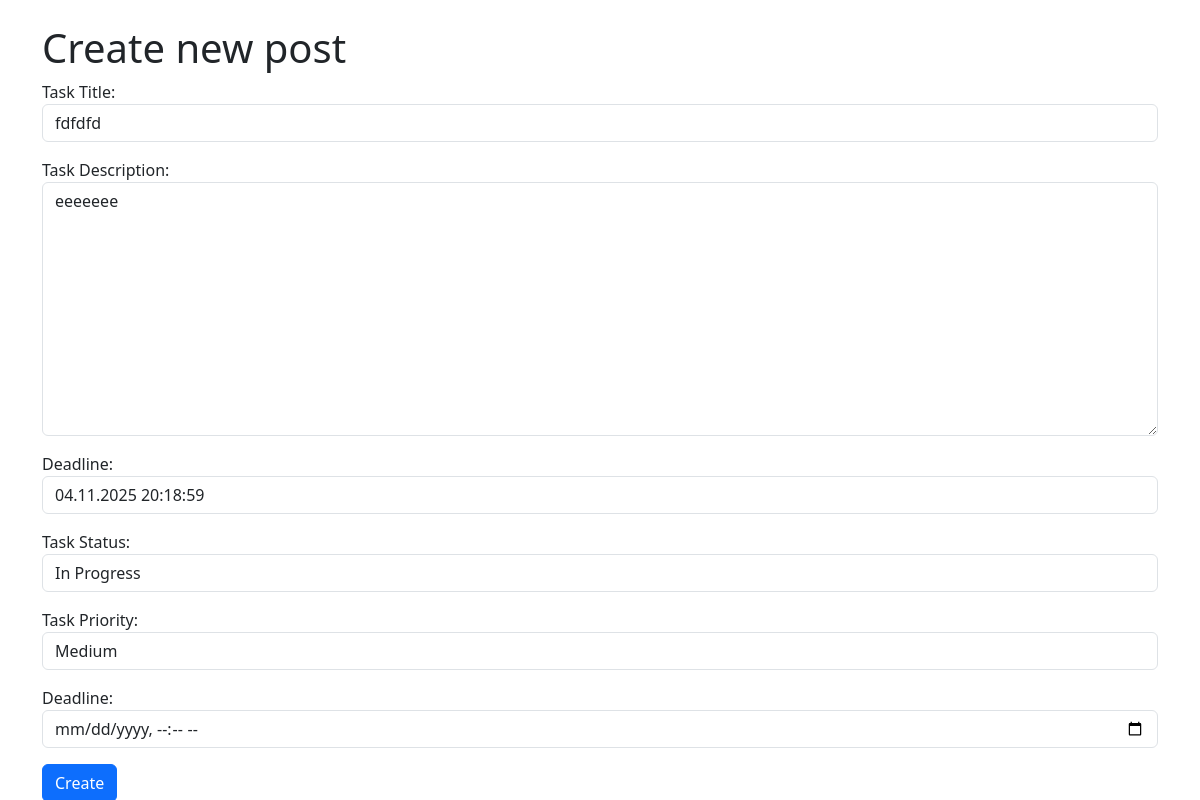
Page /task/1/update/ on the earlier database version.
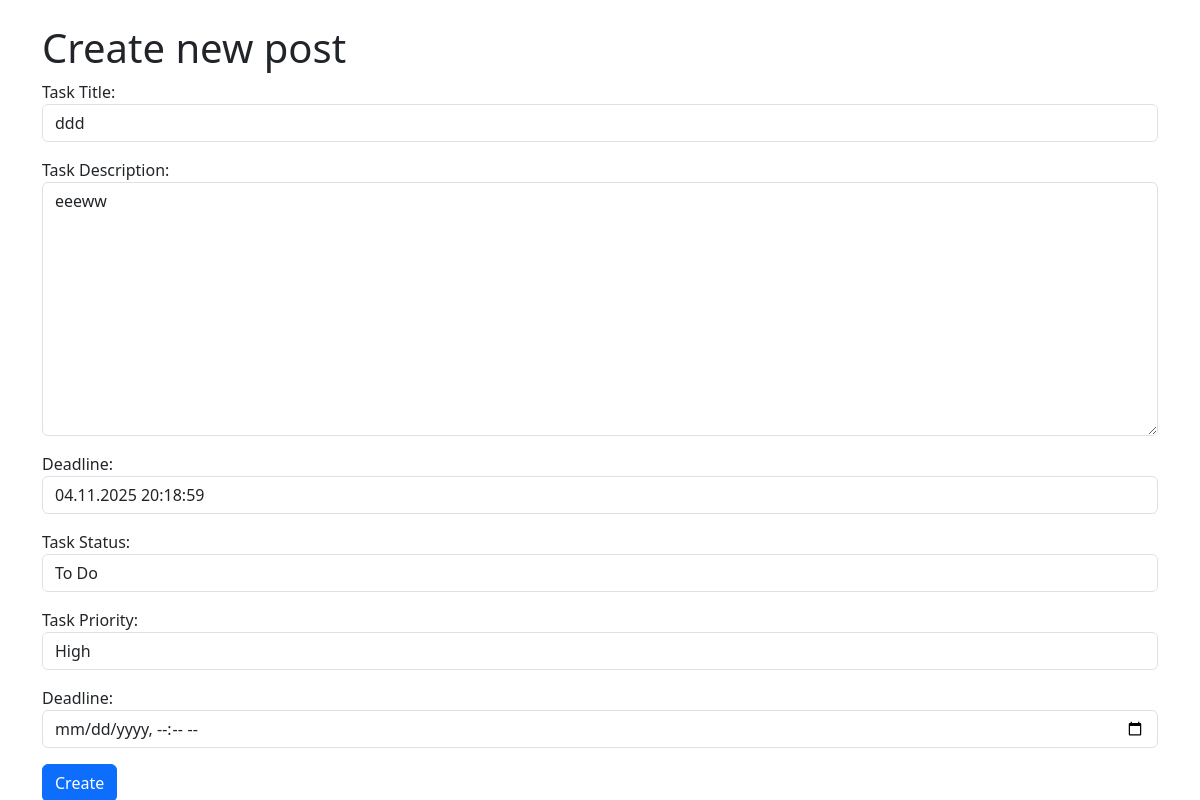
Same page on the later database version.
### tasks/models.py (models this page shows, shortened)
class Task(models.Model):
    STATUS_CHOICES = [
    ('todo', 'To Do'),
    ('in_progress', 'In Progress'),
    ('completed', 'Completed'),
    ]
    PRIORITY_CHOICES = [
    ('low', 'Low'),
    ('medium', 'Medium'),
    ('high', 'High'),
    ]
    title = models.CharField(max_length=200, verbose_name="Task Title")
    description = models.TextField(verbose_name="Task Description", blank=True, null=True)
    dedline = models.DateTimeField(verbose_name="Deadline", blank=True, null=True)
    status = models.CharField(choices=STATUS_CHOICES, max_length=20, default='todo', verbose_name="Task Status")
    priority= models.CharField(choices=PRIORITY_CHOICES, max_length=20, default='low', verbose_name="Task Priority")
    author = models.ForeignKey(User, on_delete=models.CASCADE)
    create_ad=models.DateTimeField(auto_now_add= True)
    update_ad=models.DateTimeField(auto_now= True)

### tasks/views.py (the view)
# urls.py: path('task/<int:pk>/update/', TaskUpdateView.as_view(), name='task-update'),
class TaskUpdateView(UpdateView):
    model = Task
    form_class = TaskForm
    template_name = 'task_form.html'
    success_url = reverse_lazy('home')

### tasks/forms.py
class TaskForm(forms.ModelForm):
    class Meta:
        model = Task
        fields = ['title', 'description', 'dedline', 'status', 'priority']
    deadline = forms.DateTimeField(widget=forms.DateTimeInput(attrs={'type': 'datetime-local'}), required=False)
    def __init__(self, *args, **kwargs):
            super().__init__(*args, **kwargs)
            for field in self.fields.values():
                field.widget.attrs.update({'class': 'form-control'})

### templates/task_form.html (shortened to what this page needs)
{% extends 'base.html' %}
{% block content %}
<h1>Create new post</h1>
<form action="", method="post">
    {{ form.as_p }}
    <button type="submit" class="btn btn-primary">Create</button>
</form>
{% endblock content %}

### templates/base.html (shortened to what this page needs)
<!DOCTYPE html>
<html lang="uk">
<head>
    <link href="https://cdn.jsdelivr.net/npm/bootstrap@5.3.6/dist/css/bootstrap.min.css" rel="stylesheet">
    {% load static %}
		<link rel="stylesheet" href="{% static 'css/style.css' %}">
</head>
<body>
<div class="container mt-4">
    {% block content %}
    {% endblock %}
</div>
</body>
</html>

Differences in the rows shown:
changed Task: title "fdfdfd" → "ddd"; description "eeeeeee" → "eeeww"; status "In Progress" → "To Do"; priority "Medium" → "High"
